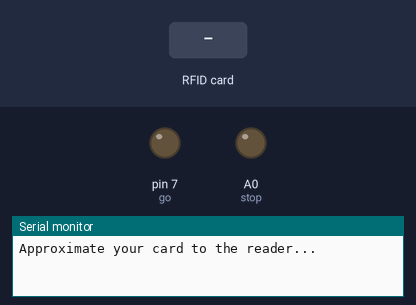
Bench run of a sketch on a simulated Arduino Uno, built with avr-gcc and run on an emulated ATmega328P. Shown: output pins drawn as LEDs (lit = HIGH), the last lines printed to the serial monitor. Dashed ring = blinking. The test bench sets the inputs (shaded band). Pins used as bus, display or sensor lines are not drawn.

Above: at 1.2 s.
1.3 s: RFID card 73 9E E5 11 held to the reader
At 1.55 s:
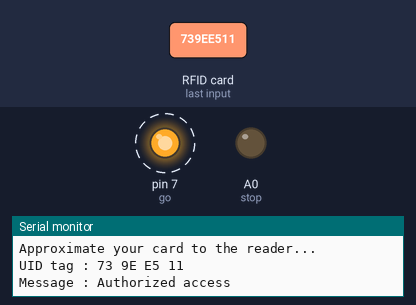
4.6 s: RFID card 5E 7A 19 C4 held to the reader
At 7.66 s:
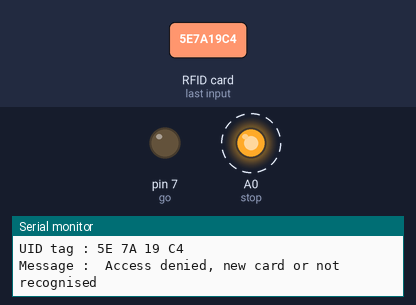
Timing chart, 0 to 9.4 s (numbered marks = the images above; inputs shaded):
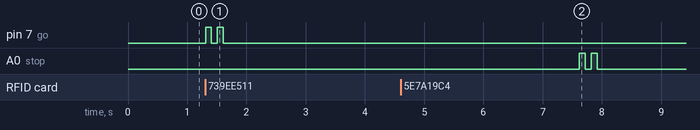

Measured:
- after the input at 1.3 s, pin 7 (go): alternates HIGH for 0.10 s and LOW for 0.10 s, 4 changes in all, then stays LOW, starting at once
- after the input at 4.6 s, A0 (stop): alternates HIGH for 0.10 s and LOW for 0.10 s, 4 changes in all, then stays LOW, starting after 3.0 s

The sketch:

RFID_security_pass.ino
```cpp
#include <SPI.h>
#include <MFRC522.h>

#define SS_PIN 10
#define RST_PIN 9
MFRC522 mfrc522(SS_PIN, RST_PIN);  // Create MFRC522 instance.
int go = 7;
int stop = A0;
int dt = 100;
void setup() {
  Serial.begin(57600);
  pinMode(go, OUTPUT);
  pinMode(stop, OUTPUT);
  //Serial.begin(9600);   // Initiate a serial communication
  SPI.begin();         // Initiate  SPI bus
  mfrc522.PCD_Init();  // Initiate MFRC522
  Serial.println("Approximate your card to the reader...");
  Serial.println();
}
void loop() {

  // Look for new cards
  if (!mfrc522.PICC_IsNewCardPresent()) {
    return;
  }
  // Select one of the cards
  if (!mfrc522.PICC_ReadCardSerial()) {
    return;
  }
  //Show UID on serial monitor
  Serial.print("UID tag :");
  String content = "";
  byte letter;
  for (byte i = 0; i < mfrc522.uid.size; i++) {
    Serial.print(mfrc522.uid.uidByte[i] < 0x10 ? " 0" : " ");
    Serial.print(mfrc522.uid.uidByte[i], HEX);
    content.concat(String(mfrc522.uid.uidByte[i] < 0x10 ? " 0" : " "));
    content.concat(String(mfrc522.uid.uidByte[i], HEX));
  }
  Serial.println();
  Serial.print("Message : ");
  content.toUpperCase();
  if (content.substring(1) == "BD 31 15 2B") {
    //change here the UID of the card/cards that you want to give access

    Serial.println("Authorized access");
    Serial.println(" ");
    delay(dt);
  } else if (content.substring(1) == "73 9E E5 11") {
    Serial.println("Authorized access");
    digitalWrite(go, 1);
    delay(dt);
    digitalWrite(go, 0);
    delay(dt);
    digitalWrite(go, 1);
    delay(dt);
    digitalWrite(go, 0);
  } else {
    Serial.println(" Access denied, new card or not recognised");
    delay(3000);
    analogWrite(stop, 500);
    delay(dt);
    analogWrite(stop, 0);
    delay(dt);
    analogWrite(stop, 500);
    delay(dt);
    analogWrite(stop, 0);
    delay(dt);
  }

  //delay(10000);  // ten seconds
}
```
